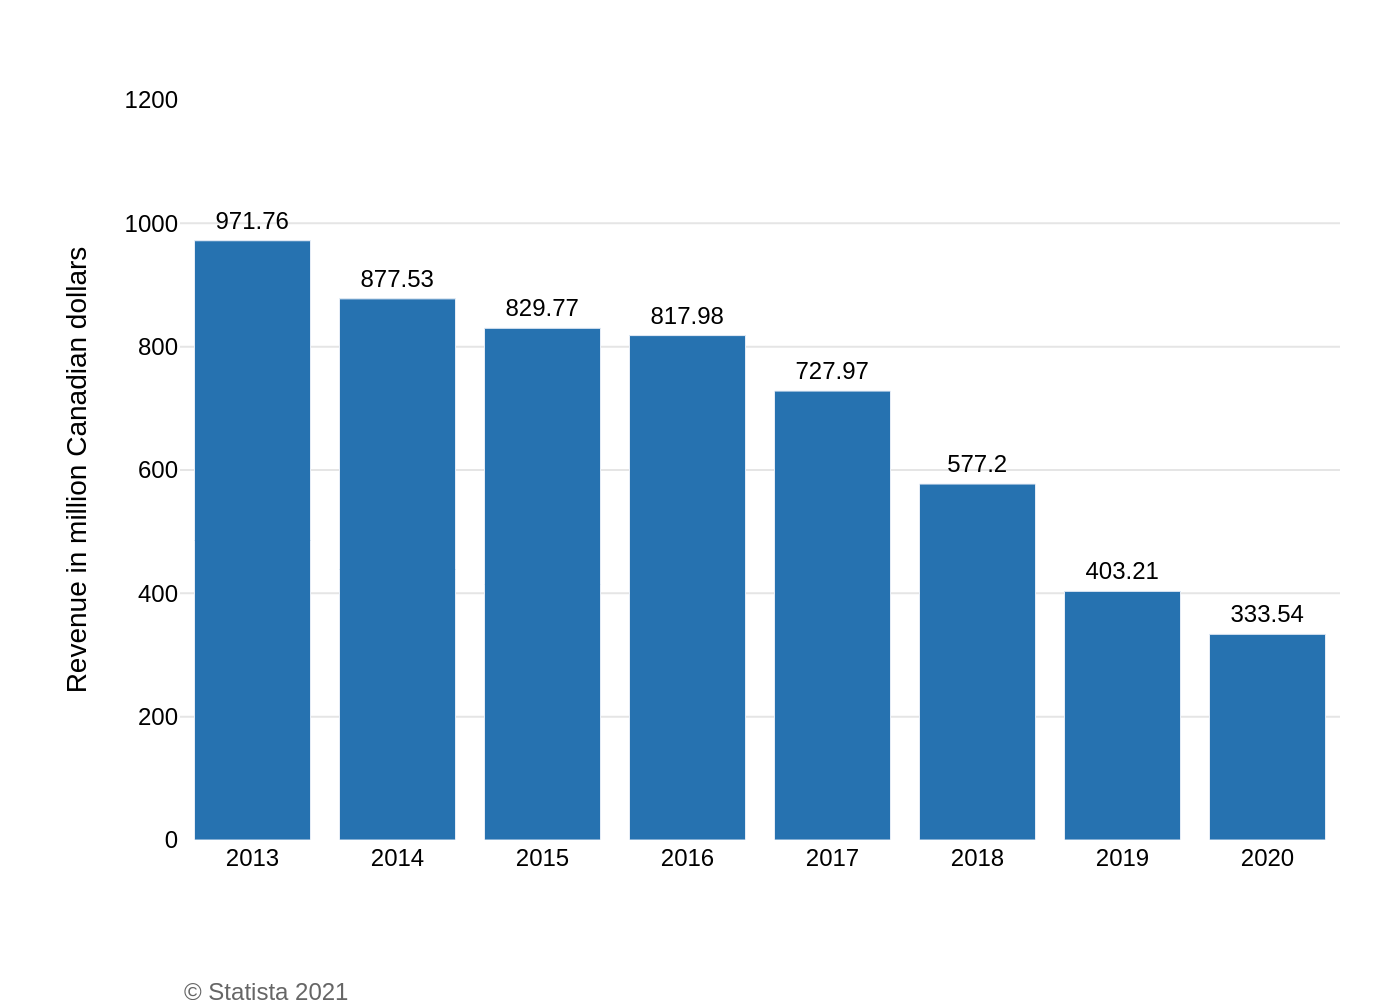

Source code (Python):
import sys
import json
import plotly.graph_objects as go
import pathlib

if len(sys.argv) != 2:
    print(f"Usage: python {pathlib.Path(__file__).name} <json_file_path>")
    sys.exit(1)

json_file_path = pathlib.Path(sys.argv[1])

if not json_file_path.is_file():
    print(f"Error: File not found at {json_file_path}")
    sys.exit(1)

with open(json_file_path, 'r', encoding='utf-8') as f:
    chart_info = json.load(f)

chart_data = chart_info['chart_data']
texts = chart_info['texts']
colors = chart_info['colors']

categories = [item['category'] for item in chart_data]
values = [item['value'] for item in chart_data]

fig = go.Figure()

fig.add_trace(go.Bar(
    x=categories,
    y=values,
    text=values,
    textposition='outside',
    marker_color=colors[0],
    texttemplate='%{text}',
    cliponaxis=False,
    hoverinfo='none'
))

fig.update_layout(
    font=dict(family="Arial", size=12, color="black"),
    plot_bgcolor='white',
    paper_bgcolor='white',
    margin=dict(l=90, r=30, t=50, b=80),
    xaxis=dict(
        showgrid=False,
        showline=False,
        zeroline=True,
        zerolinecolor='black',
        zerolinewidth=1,
        tickfont=dict(size=12)
    ),
    yaxis=dict(
        title_text=texts['y_axis_title'],
        title_font=dict(size=14),
        title_standoff=15,
        range=[0, 1200],
        dtick=200,
        showgrid=True,
        gridcolor='#E5E5E5',
        zeroline=False,
        tickfont=dict(size=12)
    ),
    showlegend=False,
    annotations=[
        dict(
            text=texts['source'],
            showarrow=False,
            xref='paper',
            yref='paper',
            x=0,
            y=-0.18,
            xanchor='left',
            yanchor='top',
            font=dict(size=12, color='#666666')
        )
    ]
)

fig.update_traces(textfont=dict(family='Arial', size=12, color='black'))

output_filename = json_file_path.stem + ".png"
fig.write_image(output_filename, scale=2)

print(f"Chart saved to {output_filename}")
